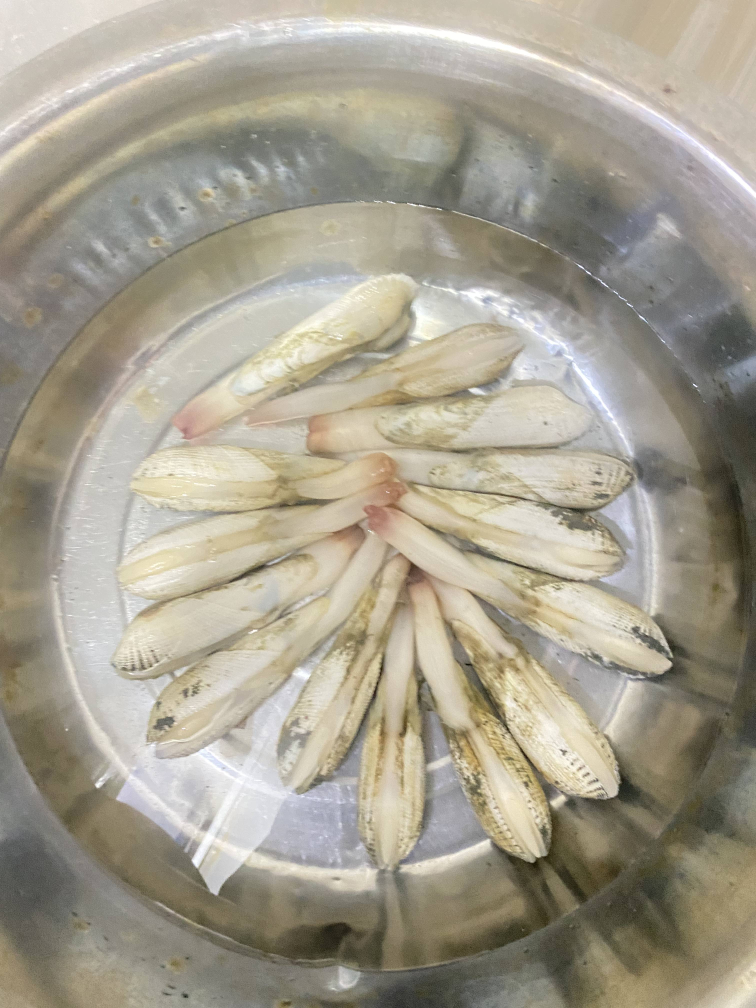
#> input picture train/alive/alive_001.jpg, 3024 x 4032 px, found by its file name (shown at 1/4 size); its folder holds only this picture in this run
$ python extract_features.py
#> lines starting #> are read from the running program, lines starting #| are printed output that depends on the picture; after the words box and inside, x2 and y2 are one past the last pixel; in counts of white or black regions, pixels touching at a corner belong together
import cv2
import numpy as np
import os
import csv

base_dir = os.getcwd()
alive_path = os.path.join(base_dir, "train", "alive")
dead_path = os.path.join(base_dir, "train", "dead")

dataset = []

def extract_features(image_path):
    img = cv2.imread(image_path)
#> img is the input picture: shape (4032, 3024, 3); mean B, G, R 143.1, 158.8, 164.9
    if img is None:
        return None

    h, w, _ = img.shape
    cropped = img[int(h * 0.4):, :]
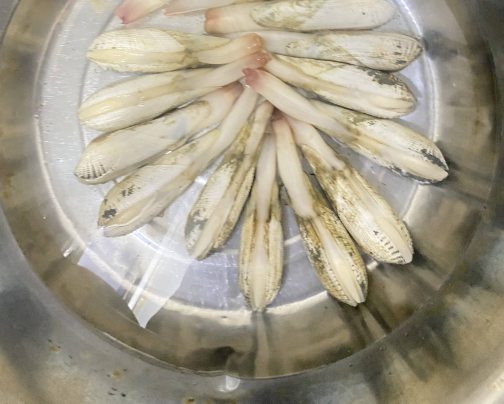
#> cropped: shape (2420, 3024, 3) (shown at 1/6 size); mean B, G, R 136.5, 154.7, 161.7
    hsv = cv2.cvtColor(cropped, cv2.COLOR_BGR2HSV)
#> hsv: shape (2420, 3024, 3); mean H, S, V 28.9, 44.6, 162.2

    # --- STRICT PINK NOSE DETECTION (Only Alive has this) ---
    # Pink/Red nose: High Hue (140-180), Medium-High Saturation, Medium-High Value
    lower_pink = np.array([130, 80, 80])  # Stricter Saturation to avoid white shell
    upper_pink = np.array([180, 255, 255])
    mask_pink = cv2.inRange(hsv, lower_pink, upper_pink)
#> mask_pink: shape (2420, 3024); every value is 0

    # --- WHITE NOSE DETECTION (Dead) ---
    lower_white = np.array([0, 0, 200])
    upper_white = np.array([180, 30, 255])
    mask_white = cv2.inRange(hsv, lower_white, upper_white)
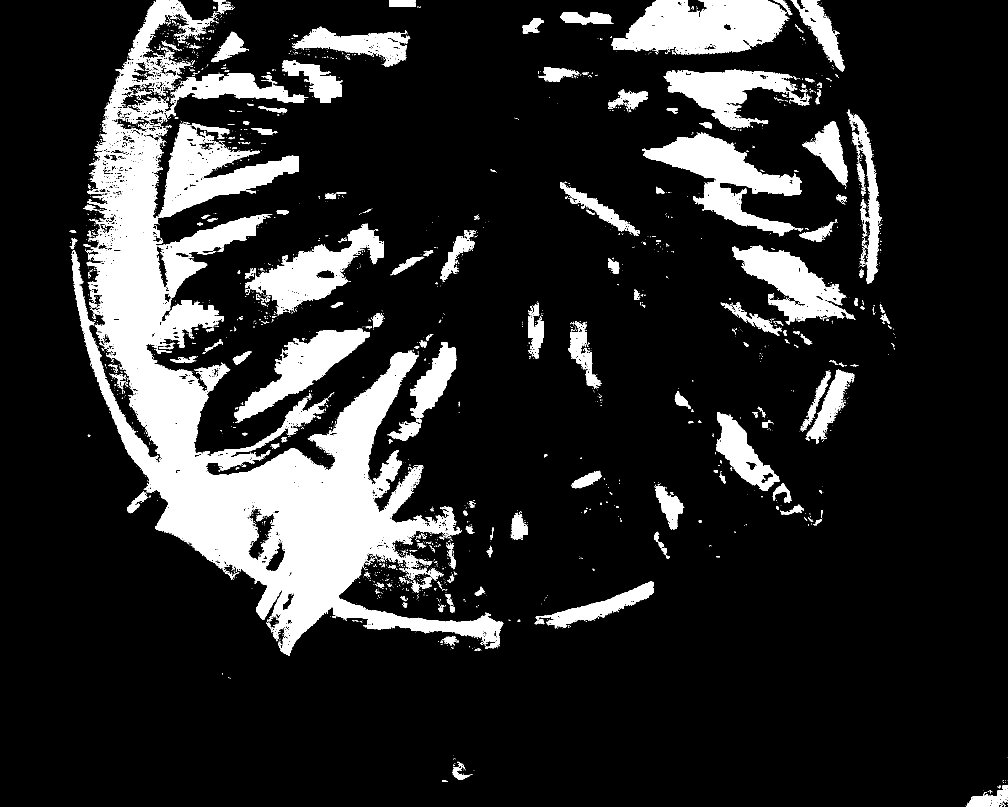
#> mask_white: shape (2420, 3024) (shown at 1/3 size); 15.3% white; 3328 white regions (2890 under 20 px), largest, box (x1, y1, x2, y2) and area: (214, 0, 1510, 1967) 539558, (1833, 0, 2365, 165) 61499, (1926, 398, 2406, 709) 51390

    # Find the body of the clam (the shell)
    body_mask = cv2.inRange(hsv, np.array([0, 0, 50]), np.array([180, 255, 255]))
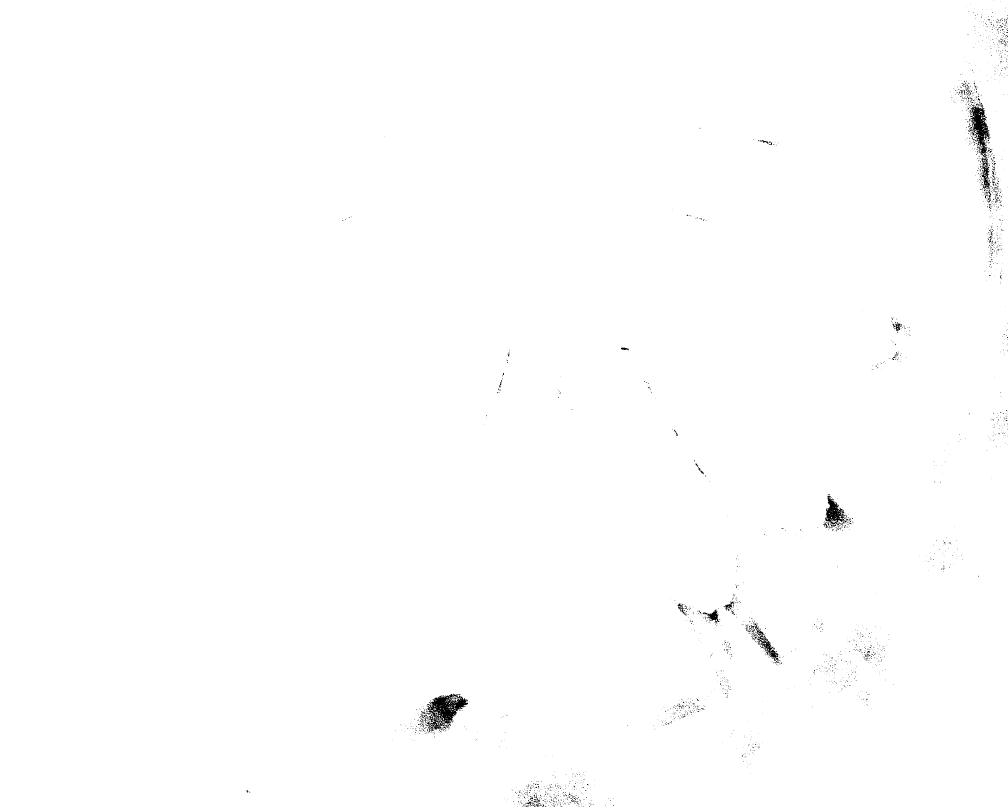
#> body_mask: shape (2420, 3024) (shown at 1/3 size); 99.6% white; 2378 black regions (2290 under 20 px), largest, box (x1, y1, x2, y2) and area: (1278, 2081, 1404, 2197) 6516, (2907, 314, 2972, 569) 5378, (2475, 1487, 2540, 1580) 2614
    kernel = np.ones((15, 15), np.uint8)
    body_mask = cv2.morphologyEx(body_mask, cv2.MORPH_CLOSE, kernel)
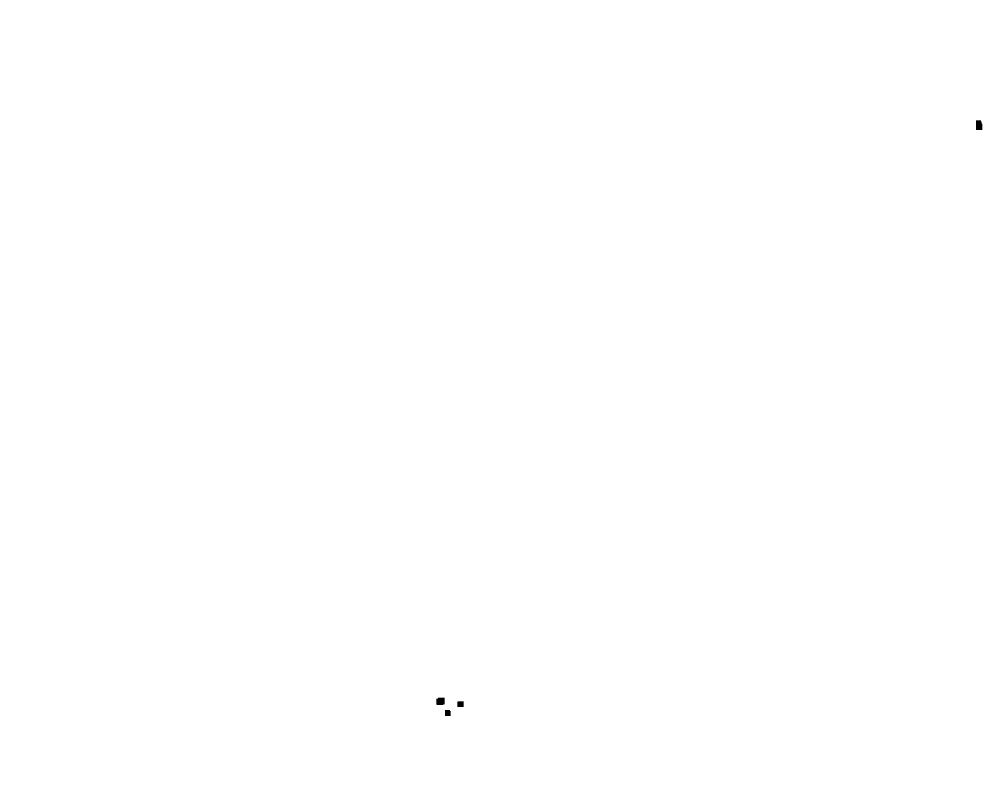
#> body_mask: shape (2420, 3024) (shown at 1/3 size); 100% white; 4 black regions, box (x1, y1, x2, y2) and area: (1309, 2093, 1334, 2115) 526, (2928, 361, 2947, 390) 523, (1372, 2104, 1391, 2121) 321, (1335, 2130, 1352, 2148) 300

    contours, _ = cv2.findContours(body_mask, cv2.RETR_EXTERNAL, cv2.CHAIN_APPROX_SIMPLE)
#> contours = [[[0, 0], [0, 2419], [3023, 2419], [3023, 0]]]

    if not contours:
        return None

    main_contour = max(contours, key=cv2.contourArea)
#> main_contour = [[0, 0], [0, 2419], [3023, 2419], [3023, 0]]
    area = cv2.contourArea(main_contour)
#> area = 7312637
    if area < 15000:
        return None

    # --- Extract features ---
    x, y, w, h = cv2.boundingRect(main_contour)
#> x = 0; y = 0; h = 2420
    aspect_ratio = float(w) / h if h != 0 else 0
#> aspect_ratio = 1.25

    perimeter = cv2.arcLength(main_contour, True)
#> perimeter = 10884
    circularity = (4 * np.pi * area) / (perimeter * perimeter) if perimeter > 0 else 0
#> circularity = 0.776

    hull = cv2.convexHull(main_contour)
#> hull = [[3023, 0], [3023, 2419], [0, 2419], [0, 0]]
    hull_area = cv2.contourArea(hull)
#> hull_area = 7312637
    solidity = float(area) / hull_area if hull_area > 0 else 0
#> solidity = 1

    # Get color stats
    mask_bgr = np.zeros(cropped.shape[:2], np.uint8)
    cv2.drawContours(mask_bgr, [main_contour], -1, 255, -1)
#> mask_bgr: shape (2420, 3024); every value is 255
    mean_color = cv2.mean(cropped, mask=mask_bgr)[:3]
#> mean_color = (136.5, 154.7, 161.7)
    mean_blue, mean_green, mean_red = mean_color
#> mean_blue = 136.5; mean_green = 154.7; mean_red = 161.7

    std_dev = np.std(cropped[mask_bgr == 255], axis=0)
#> std_dev = [49.51, 47.36, 48.09]
    std_blue, std_green, std_red = std_dev
#> std_blue = 49.51; std_green = 47.36; std_red = 48.09

    # --- CRITICAL: PINK DOMINANCE ---
    # Count pink pixels ONLY inside the clam contour
    pink_in_contour = cv2.countNonZero(cv2.bitwise_and(mask_pink, mask_bgr))
#> pink_in_contour = 0
    pink_ratio = pink_in_contour / area if area > 0 else 0
#> pink_ratio = 0

    # Count white pixels ONLY inside the clam contour
    white_in_contour = cv2.countNonZero(cv2.bitwise_and(mask_white, mask_bgr))
#> white_in_contour = 1122630
    white_ratio = white_in_contour / area if area > 0 else 0
#> white_ratio = 0.154

    # --- ENGINEERED FEATURES FOR PINK DETECTION ---
    redness = mean_red - mean_green  # High Red vs Green = Pink
#> redness = 7.01
    pink_intensity = mean_red / (mean_blue + 1) # High Red vs Blue = Pink
#> pink_intensity = 1.18

    # THE MOST IMPORTANT FEATURE: Pink Dominance
    # If there's a pink nose, this value will be HIGH. If no pink, it will be LOW.
    pink_dominance = (pink_ratio * 100) - (white_ratio * 10)  # Weighted heavily for pink
#> pink_dominance = -1.54

    features = [
        aspect_ratio, circularity, solidity,
        mean_blue, mean_green, mean_red,
        std_blue, std_green, std_red,
        pink_ratio,          # <-- Key feature for ALIVE
        white_ratio,         # <-- Key feature for DEAD
        redness,             # <-- High value = Alive
        pink_intensity,      # <-- High value = Alive
        pink_dominance       # <-- THE ULTIMATE ALIVE INDICATOR
    ]
#> features = [1.25, 0.776, 1, 136.5, 154.7, 161.7, 49.51, 47.36, 48.09, 0, 0.154, 7.01, 1.18, -1.54]
    return features

def process_folder(folder_path, label, label_name):
    count = 0
    if not os.path.exists(folder_path):
        print(f"❌ WARNING: Folder does not exist: {folder_path}")
        return count

    print(f"Processing {label_name} images from: {folder_path}")
    for filename in os.listdir(folder_path):
        if filename.endswith(('.jpg', '.png', '.jpeg')):
            full_path = os.path.join(folder_path, filename)
            features = extract_features(full_path)

            if features is not None:
                features.append(label)
                dataset.append(features)
                count += 1
                print(f"✅ Processed: {filename} ({label_name} #{count})")
            else:
                print(f"⚠️ No clam found in {filename}")
    return count

print("Starting feature extraction...\n")
alive_count = process_folder(alive_path, 1, "Alive")
dead_count = process_folder(dead_path, 0, "Dead")

csv_filename = "clam_dataset_nose.csv"
header = [
    "Aspect_Ratio", "Circularity", "Solidity",
    "Mean_Blue", "Mean_Green", "Mean_Red",
    "Std_Blue", "Std_Green", "Std_Red",
    "Pink_Ratio", "White_Ratio", "Redness", "Pink_Intensity", "Pink_Dominance",
    "Label"
]

with open(csv_filename, mode='w', newline='') as file:
    writer = csv.writer(file)
    writer.writerow(header)
    writer.writerows(dataset)

print(f"\n✅ DONE! Created {csv_filename}")
print(f"   Total samples: {len(dataset)}")
#|    Total samples: 1
print(f"   Alive: {alive_count}")
print(f"   Dead: {dead_count}")

$ run again, on train/alive/alive_037.jpg
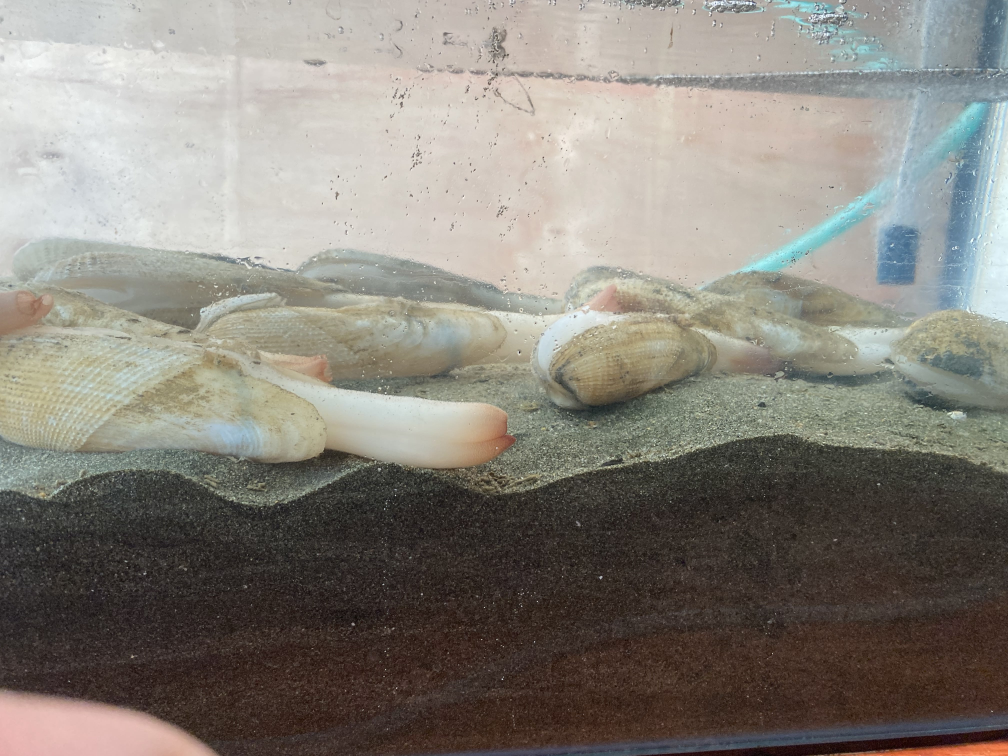
#> input picture train/alive/alive_037.jpg, 4032 x 3024 px, found by its file name (shown at 1/4 size)
#> in extract_features, img is the input picture: shape (3024, 4032, 3); mean B, G, R 123.1, 131.1, 135.5
#> hsv: shape (1815, 4032, 3); mean H, S, V 25.9, 59.6, 98.5
#> in extract_features, `mask_pink = cv2.inRange(hsv, lower_pink, upper_pink)`:
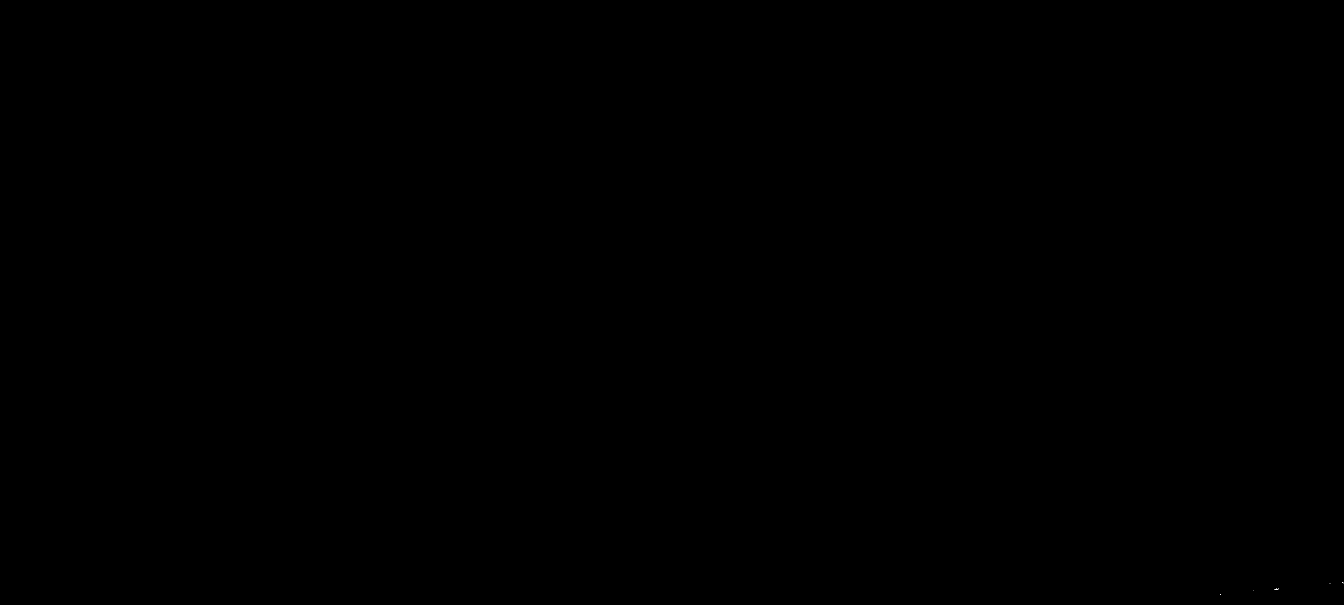
#> mask_pink: shape (1815, 4032) (shown at 1/3 size); 0% white in thin lines or dots, all inside (x1, y1, x2, y2) = (3660, 1746, 4032, 1783)
#> mask_white: shape (1815, 4032); 2.7% white; 1770 white regions (1423 under 20 px), largest, box (x1, y1, x2, y2) and area: (1128, 315, 1919, 527) 74357, (1920, 0, 2518, 250) 45440, (3314, 95, 3639, 217) 16974
#> in extract_features, `body_mask = cv2.inRange(hsv, np.array([0, 0, 50]), np.array([180, 255,..`:
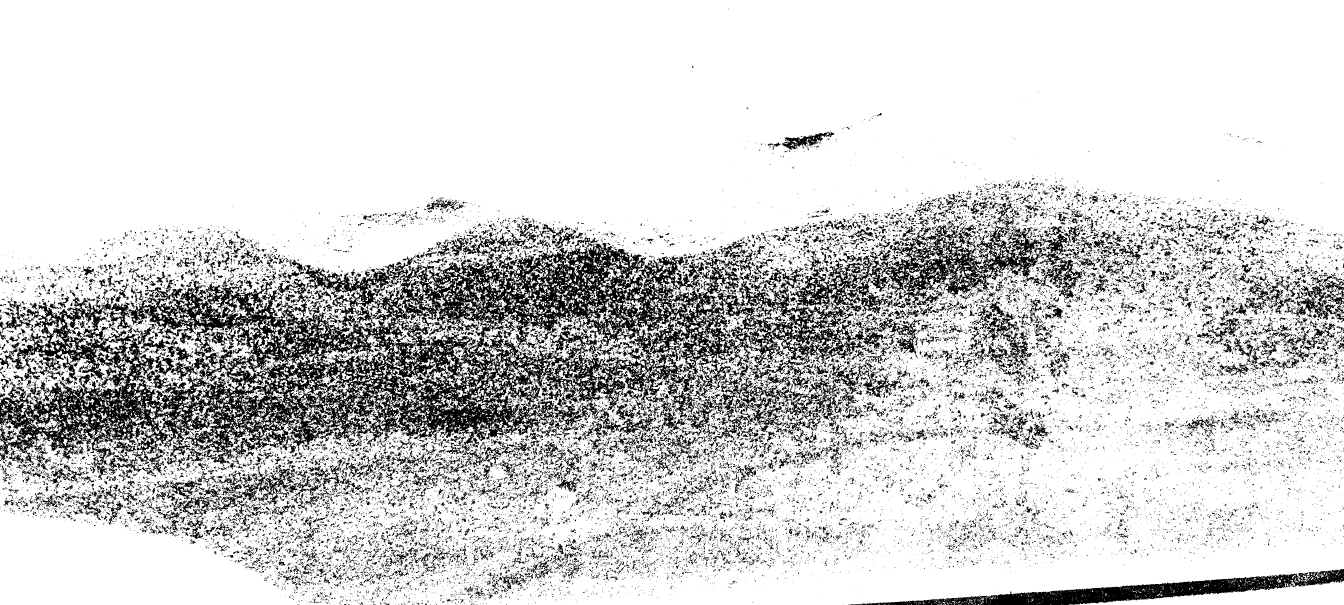
#> body_mask: shape (1815, 4032) (shown at 1/3 size); 82.6% white; 33573 black regions (29110 under 20 px), largest, box (x1, y1, x2, y2) and area: (0, 609, 3258, 1440) 676604, (2545, 1707, 4032, 1815) 44300, (2139, 1133, 2425, 1327) 12838
#> contours = 2 contours, 1 with area under 20; largest, box (x1, y1, x2, y2) and area: (0, 0, 4032, 1815) 7307114
#> main_contour = contour of 88 points, box (x1, y1, x2, y2) (0, 0, 4032, 1815), area 7307114
#> area = 7307114
#> in extract_features, `x, y, w, h = cv2.boundingRect(main_contour)`: x = 0; h = 1815
#> aspect_ratio = 2.22
#> perimeter = 11974.1
#> circularity = 0.64
#> hull = [[4031, 0], [4031, 1814], [0, 1814], [0, 0]]
#> hull_area = 7312234
#> solidity = 0.999
#> mask_bgr: shape (1815, 4032); 99.9% white; 5 black regions, box (x1, y1, x2, y2) and area: (2973, 1785, 3108, 1815) 2912, (3185, 1775, 3217, 1815) 807, (3121, 1792, 3151, 1815) 565, (3152, 1798, 3183, 1815) 494, (2685, 1806, 2708, 1815) 207
#> mean_color = (79.83, 89.8, 96.76)
#> mean_blue = 79.83; mean_green = 89.8; mean_red = 96.76
#> std_dev = [53.04, 57.71, 54.77]
#> std_blue = 53.04; std_green = 57.71; std_red = 54.77
#> pink_in_contour = 33
#> pink_ratio = 4.52e-06
#> white_in_contour = 199402
#> white_ratio = 0.0273
#> redness = 6.96
#> pink_intensity = 1.2
#> pink_dominance = -0.272
#> in extract_features, `features = [ aspect_ratio, circularity, solidity, mean_blue, mean_gree..`: features = [2.22, 0.64, 0.999, 79.83, 89.8, 96.76, 53.04, 57.71, 54.77, 4.52e-06, 0.0273, 6.96, 1.2, -0.272]
#|    Total samples: 1
